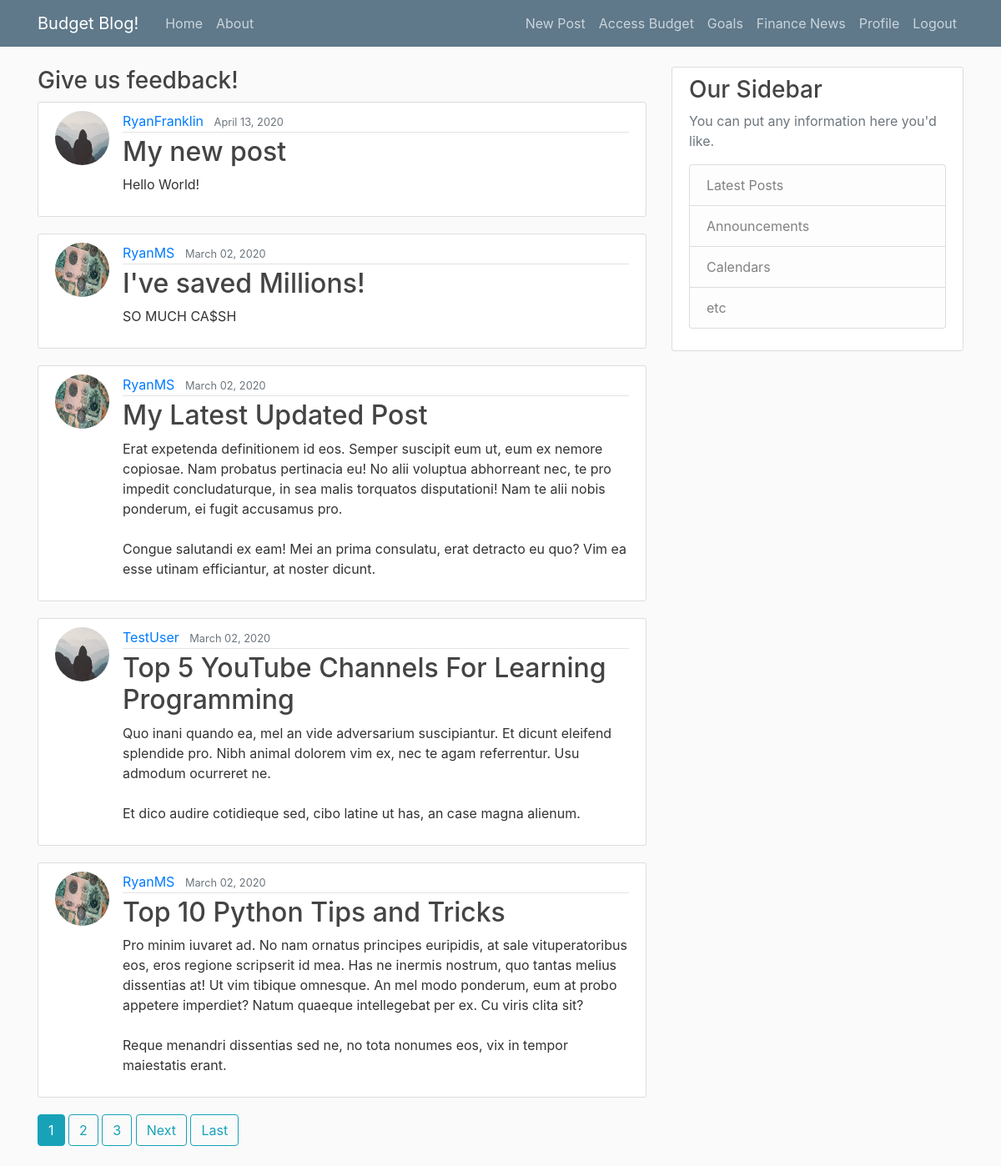
Screenshot of / (signed in) with the database file from the repository.
### blog/models.py (models this page shows, shortened)
class Post(models.Model):
    title = models.CharField(max_length = 100)
    content = models.TextField()
    date_posted = models.DateTimeField(default=timezone.now)
    author = models.ForeignKey(User, on_delete=models.CASCADE)

### users/models.py (models this page shows, shortened)
class Profile(models.Model):
    user = models.OneToOneField(User, on_delete=models.CASCADE)
    image = models.ImageField(default='default.jpg', upload_to='profile_pics')

### blog/views.py (the view)
# urls.py: path('', PostListView.as_view(), name='blog-home'),
class PostListView(ListView):
    model = Post
    template_name = 'blog/home.html' # <app>/<model>_<viewtype>.html
    context_object_name = 'posts'
    ordering = ['-date_posted']
    paginate_by = 5

### blog/templates/blog/home.html (shortened to what this page needs)
{% extends "blog/base.html" %}
{% block content %}
  <h3>Give us feedback!</h3>
    {% for post in posts %}
        <article class="media content-section">
          <img class="rounded-circle article-img" src="{{ post.author.profile.image.url }}">
          <div class="media-body">
            <div class="article-metadata">
              <a class="mr-2" href="{% url 'user-posts' post.author.username %}">{{ post.author }}</a>
              <small class="text-muted">{{ post.date_posted|date:"F d, Y" }}</small>
            </div>
            <h2><a class="article-title" href="{% url 'post-detail' post.id %}">{{ post.title }}</a></h2>
            <p class="article-content">{{ post.content }}</p>
          </div>
        </article>
    {% endfor %}
    {% if is_paginated %}
      {% for num in page_obj.paginator.page_range %}
        {% if page_obj.number == num %}
          <a class="btn btn-info mb-4" href="?page={{ num }}">{{ num }}</a>
        {% elif num > page_obj.number|add:'-3' and num < page_obj.number|add:'3' %}
          <a class="btn btn-outline-info mb-4" href="?page={{ num }}">{{ num }}</a>
        {% endif %}
      {% endfor %}
      {% if page_obj.has_next %}
        <a class="btn btn-outline-info mb-4" href="?page={{ page_obj.next_page_number }}">Next</a>
        <a class="btn btn-outline-info mb-4" href="?page={{ page_obj.paginator.num_pages }}">Last</a>
      {% endif %}
    {% endif %}
{% endblock content %}

### blog/static/blog/main.css (style rules this page uses)
body { background: #fafafa; color: #333333; margin-top: 5rem; }
h1, h2, h3, h4, h5, h6 { color: #444444; }
.content-section { background: #ffffff; padding: 10px 20px; border: 1px solid #dddddd; border-radius: 3px; margin-bottom: 20px; }
.article-title { color: #444444; }
.article-content { white-space: pre-line; }
.article-img { height: 65px; width: 65px; margin-right: 16px; }
.article-metadata { padding-bottom: 1px; margin-bottom: 4px; border-bottom: 1px solid #e3e3e3 }

### rows the page displays
Post: author.profile.image (placeholder picture), author "RyanFranklin", date_posted "April 13, 2020", title "My new post", content "Hello World!"
Post: author.profile.image (picture), author "RyanMS", date_posted "March 02, 2020", title "I've saved Millions!", content "SO MUCH CA$SH"
Post: author.profile.image (picture), author "RyanMS", date_posted "March 02, 2020", title "My Latest Updated Post", content "Erat expetenda definitionem id eos. Semper suscipit eum ut, eum ex nemore copiosae. Nam probatus pertinacia eu! No alii voluptua abhorreant nec, te pro impedit concludaturque, in sea malis torquatos disputationi! Nam te alii nobis ponderum, ei fugit accusamus pro. Congue salutandi ex eam! Mei an prima consulatu, erat detracto eu quo? Vim ea esse utinam efficiantur, at noster dicunt."
Post: author.profile.image (placeholder picture), author "TestUser", date_posted "March 02, 2020", title "Top 5 YouTube Channels For Learning Programming", content "Quo inani quando ea, mel an vide adversarium suscipiantur. Et dicunt eleifend splendide pro. Nibh animal dolorem vim ex, nec te agam referrentur. Usu admodum ocurreret ne. Et dico audire cotidieque sed, cibo latine ut has, an case magna alienum."
Post: author.profile.image (picture), author "RyanMS", date_posted "March 02, 2020", title "Top 10 Python Tips and Tricks", content "Pro minim iuvaret ad. No nam ornatus principes euripidis, at sale vituperatoribus eos, eros regione scripserit id mea. Has ne inermis nostrum, quo tantas melius dissentias at! Ut vim tibique omnesque. An mel modo ponderum, eum at probo appetere imperdiet? Natum quaeque intellegebat per ex. Cu viris clita sit? Reque menandri dissentias sed ne, no tota nonumes eos, vix in tempor maiestatis erant."

### other values shown
{{ num }} "1"
{{ num }} "2" "3"
